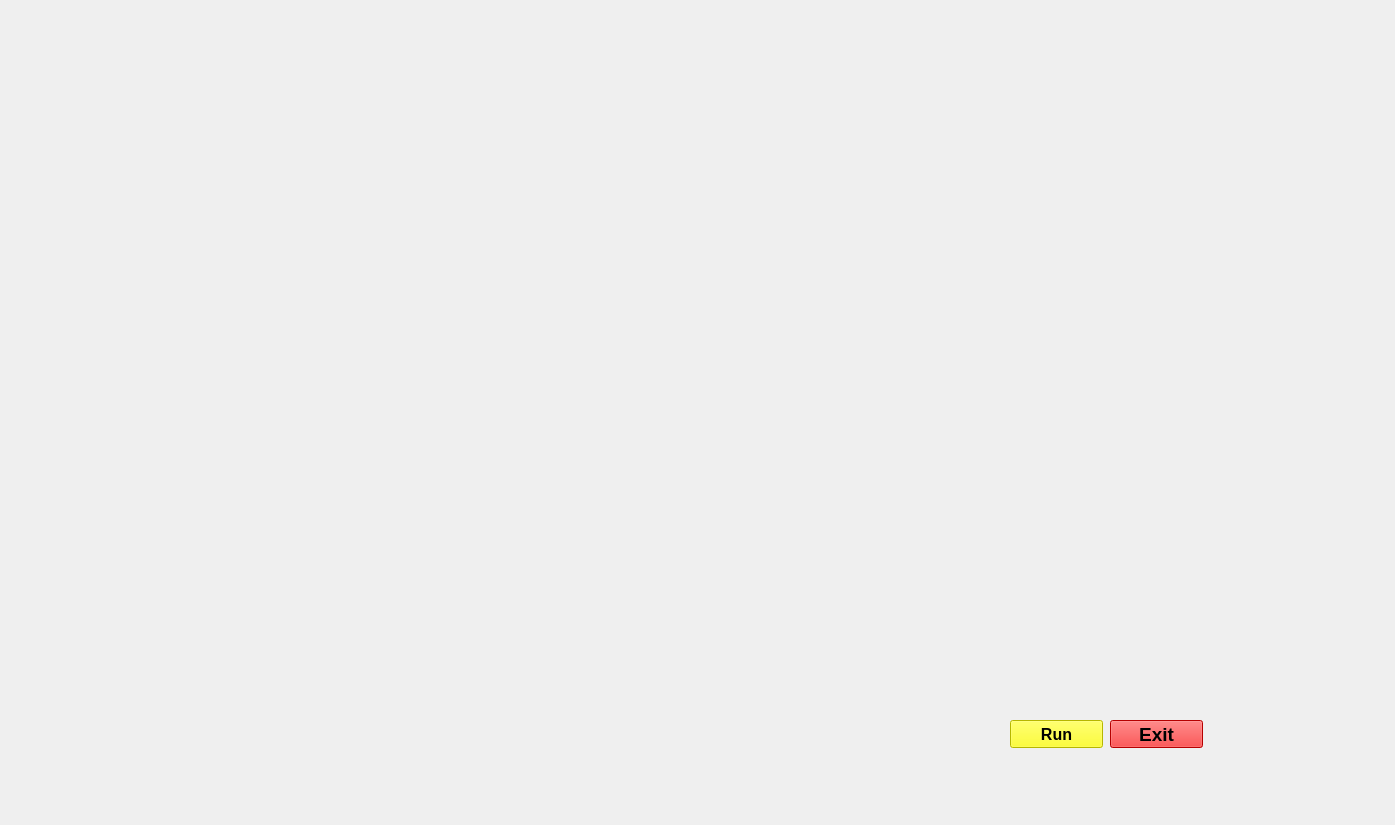
<?xml version="1.0" encoding="UTF-8"?>
<ui version="4.0">
 <class>jarvisUi</class>
 <widget class="QMainWindow" name="jarvisUi">
  <property name="geometry">
   <rect>
    <x>0</x>
    <y>0</y>
    <width>1395</width>
    <height>825</height>
   </rect>
  </property>
  <property name="windowTitle">
   <string>MainWindow</string>
  </property>
  <widget class="QWidget" name="centralwidget">
   <widget class="QLabel" name="label">
    <property name="geometry">
     <rect>
      <x>0</x>
      <y>0</y>
      <width>1421</width>
      <height>821</height>
     </rect>
    </property>
    <property name="autoFillBackground">
     <bool>true</bool>
    </property>
    <property name="text">
     <string/>
    </property>
    <property name="pixmap">
     <pixmap>../../PycharmProjects/firstpythonProject/venv/gif1.gif</pixmap>
    </property>
   </widget>
   <widget class="QPushButton" name="pushButton">
    <property name="geometry">
     <rect>
      <x>1010</x>
      <y>720</y>
      <width>93</width>
      <height>28</height>
     </rect>
    </property>
    <property name="font">
     <font>
      <pointsize>12</pointsize>
      <weight>75</weight>
      <bold>true</bold>
     </font>
    </property>
    <property name="styleSheet">
     <string notr="true">background-color: rgb(255, 255, 0);</string>
    </property>
    <property name="text">
     <string>Run</string>
    </property>
   </widget>
   <widget class="QPushButton" name="pushButton_2">
    <property name="geometry">
     <rect>
      <x>1110</x>
      <y>720</y>
      <width>93</width>
      <height>28</height>
     </rect>
    </property>
    <property name="font">
     <font>
      <pointsize>14</pointsize>
      <weight>75</weight>
      <bold>true</bold>
     </font>
    </property>
    <property name="styleSheet">
     <string notr="true">background-color: rgb(255, 0, 0);</string>
    </property>
    <property name="text">
     <string>Exit</string>
    </property>
   </widget>
   <widget class="QLabel" name="label_2">
    <property name="geometry">
     <rect>
      <x>34</x>
      <y>15</y>
      <width>411</width>
      <height>111</height>
     </rect>
    </property>
    <property name="text">
     <string/>
    </property>
    <property name="pixmap">
     <pixmap>../../PycharmProjects/firstpythonProject/venv/gif2.gif</pixmap>
    </property>
   </widget>
   <widget class="QTextBrowser" name="textBrowser">
    <property name="geometry">
     <rect>
      <x>860</x>
      <y>20</y>
      <width>231</width>
      <height>61</height>
     </rect>
    </property>
    <property name="font">
     <font>
      <family>Nirmala UI</family>
      <pointsize>16</pointsize>
      <weight>75</weight>
      <bold>true</bold>
     </font>
    </property>
    <property name="styleSheet">
     <string notr="true">background:transparent;
border-radius:none</string>
    </property>
   </widget>
   <widget class="QTextBrowser" name="textBrowser_2">
    <property name="geometry">
     <rect>
      <x>1095</x>
      <y>20</y>
      <width>251</width>
      <height>61</height>
     </rect>
    </property>
    <property name="font">
     <font>
      <family>Nirmala UI</family>
      <pointsize>16</pointsize>
      <weight>75</weight>
      <bold>true</bold>
     </font>
    </property>
    <property name="styleSheet">
     <string notr="true">background:transparent;
border-radius:none</string>
    </property>
   </widget>
  </widget>
 </widget>
 <resources/>
 <connections/>
</ui>
